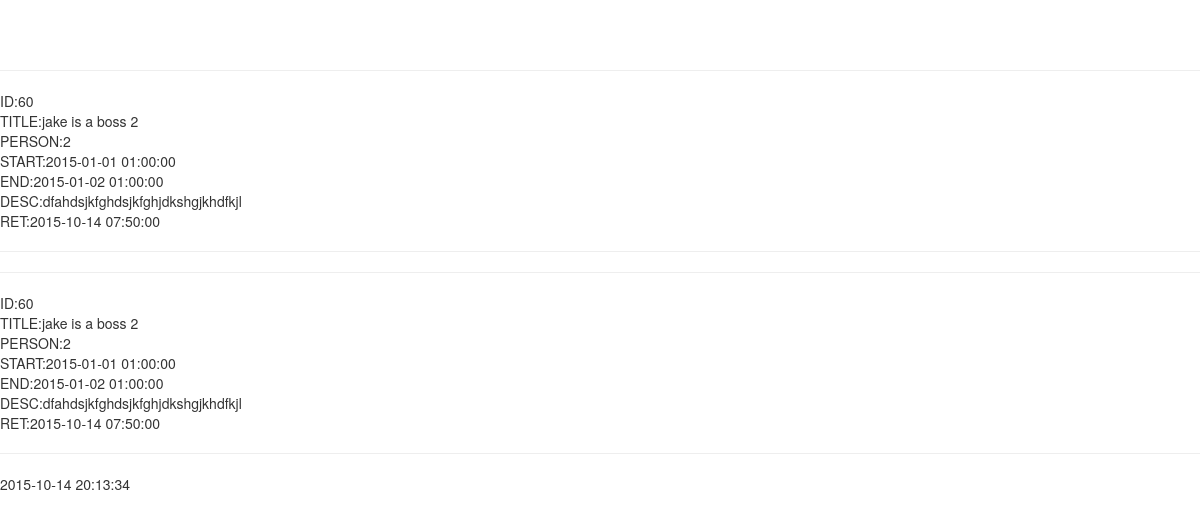
Page /test.php on the committed database.
### tables this page shows
CREATE TABLE IF NOT EXISTS `checkouts` (
  `co_id` int(11) unsigned NOT NULL,
  `title` varchar(64) NOT NULL,
  `person_id` int(11) DEFAULT NULL,
  `co_start` datetime NOT NULL,
  `co_end` datetime NOT NULL,
  `description` varchar(256) DEFAULT NULL,
  `returned` datetime DEFAULT NULL
);

### public_html/models/db.php (called while the page is built, shortened)
<?php
class DB {
	protected static $connection;
	public function connect(){
		if(!isset(self::$connection)){
			require("db-settings.php");
			self::$connection = new mysqli($db_host,$db_user,$db_pass,$db_name);
		}
		return self::$connection;
	}
	public function query($query){
        $connection = $this -> connect();
        $result = $connection -> query($query);
        return $result;
	}
	public function select($query){
        $rows = array();
        $result = $this -> query($query);
        while ($row = $result -> fetch_assoc()) {
            $rows[] = $row;
        }
        return $rows;
	}
}
?>

### public_html/models/Checkout.php (the view, shortened to what this page needs)
<?php
class Checkout {
	private $co_id;
	private $title;
	private $person_id;
	private $co_start;
	private $co_end;
	private $description;
	private $returned;
	public function printObject() {
		return "<hr>ID:$this->co_id<br>TITLE:$this->title<br>PERSON:$this->person_id<br>START:$this->co_start<br>END:$this->co_end<br>DESC:$this->description<br>RET:$this->returned<hr>";
	}
	public function setReturned($returned){
		$this->returned = $returned;
	}
	public function retrieveCheckout($co_id){
		$database = new DB();
		$sql = "SELECT * FROM checkouts WHERE co_id='$co_id'";
		$results = $database->select($sql);
		$this->co_id = $results[0]['co_id'];
		$this->title = $results[0]['title'];
		$this->person_id = $results[0]['person_id'];
		$this->co_start = $results[0]['co_start'];
		$this->co_end = $results[0]['co_end'];
		$this->description = $results[0]['description'];
		$this->returned = $results[0]['returned'];
	}
}
?>

### public_html/test.php (shortened to what this page needs)
<?php
	require_once('models/Checkout.php');
    $co = new Checkout();
    $co->retrieveCheckout(60);
    echo $co->printObject();
    $co->setReturned("2015-10-14 07:50:00");
    echo $co->printObject();
?>
<!DOCTYPE html>
<html lang="en">
<head>
	<?php include('templates/bs-head.php'); ?>
</head>
<body>
<p id="demo"></p>
</body>
</html>

### public_html/templates/bs-head.php (shortened to what this page needs)
<link href="css/bootstrap.min.css" rel="stylesheet">
<link href="css/mainstyle.css" rel="stylesheet">

### public_html/css/mainstyle.css (style rules this page uses)
html { position: relative; min-height: 100%; }
body { padding-top: 50px; margin-bottom: 60px; }

### rows in the picture
checkouts: co_id "60 60", title "jake is a boss 2 jake is a boss 2", person "2 2", co_start "2015-01-01 01:00:00 2015-01-01 01:00:00", co_end "2015-01-02 01:00:00 2015-01-02 01:00:00", description "dfahdsjkfghdsjkfghjdkshgjkhdfkjl dfahdsjkfghdsjkfghjdkshgjkhdfkjl", returned "2015-10-14 07:50:00 2015-10-14 07:50:00"
